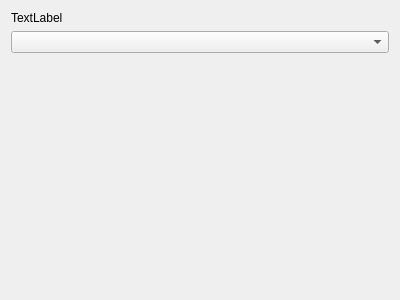
<?xml version="1.0" encoding="UTF-8"?>
<ui version="4.0">
 <class>SeriesOverview</class>
 <widget class="QWidget" name="SeriesOverview">
  <property name="geometry">
   <rect>
    <x>0</x>
    <y>0</y>
    <width>400</width>
    <height>300</height>
   </rect>
  </property>
  <property name="windowTitle">
   <string>Form</string>
  </property>
  <layout class="QVBoxLayout" name="verticalLayout_2">
   <item>
    <widget class="QLabel" name="Title">
     <property name="text">
      <string>TextLabel</string>
     </property>
    </widget>
   </item>
   <item>
    <widget class="QComboBox" name="Sections"/>
   </item>
   <item>
    <widget class="QStackedWidget" name="stackedWidget">
     <widget class="QWidget" name="page"/>
     <widget class="QWidget" name="page_2"/>
    </widget>
   </item>
  </layout>
 </widget>
 <resources/>
 <connections/>
</ui>
